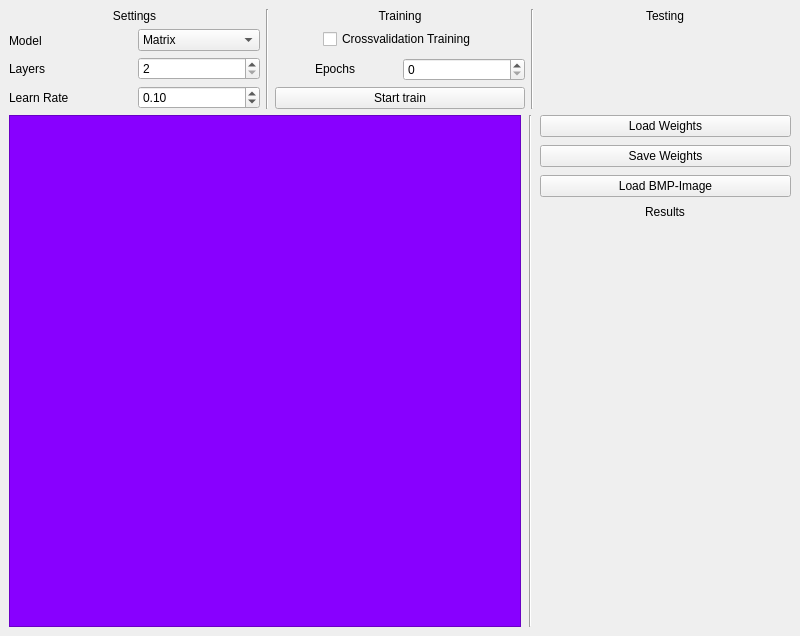
<?xml version="1.0" encoding="UTF-8"?>
<ui version="4.0">
 <class>LetterRecogniserWindow</class>
 <widget class="QMainWindow" name="LetterRecogniserWindow">
  <property name="geometry">
   <rect>
    <x>0</x>
    <y>0</y>
    <width>800</width>
    <height>600</height>
   </rect>
  </property>
  <property name="windowTitle">
   <string>LetterRecogniserWindow</string>
  </property>
  <widget class="QWidget" name="centralwidget">
   <layout class="QVBoxLayout" name="verticalLayout_9">
    <item>
     <layout class="QVBoxLayout" name="verticalLayout" stretch="0,1">
      <item>
       <layout class="QHBoxLayout" name="horizontalLayout_5">
        <item>
         <layout class="QVBoxLayout" name="verticalLayout_7" stretch="0,1">
          <item alignment="Qt::AlignTop">
           <widget class="QLabel" name="label_4">
            <property name="sizePolicy">
             <sizepolicy hsizetype="Minimum" vsizetype="Minimum">
              <horstretch>0</horstretch>
              <verstretch>0</verstretch>
             </sizepolicy>
            </property>
            <property name="text">
             <string>Settings</string>
            </property>
            <property name="alignment">
             <set>Qt::AlignCenter</set>
            </property>
           </widget>
          </item>
          <item>
           <layout class="QHBoxLayout" name="horizontalLayout_7">
            <item>
             <layout class="QVBoxLayout" name="verticalLayout_6">
              <item>
               <widget class="QLabel" name="label">
                <property name="text">
                 <string>Model</string>
                </property>
                <property name="scaledContents">
                 <bool>false</bool>
                </property>
                <property name="alignment">
                 <set>Qt::AlignLeading|Qt::AlignLeft|Qt::AlignVCenter</set>
                </property>
                <property name="wordWrap">
                 <bool>false</bool>
                </property>
               </widget>
              </item>
              <item>
               <widget class="QLabel" name="label_2">
                <property name="text">
                 <string>Layers</string>
                </property>
                <property name="alignment">
                 <set>Qt::AlignLeading|Qt::AlignLeft|Qt::AlignVCenter</set>
                </property>
               </widget>
              </item>
              <item>
               <widget class="QLabel" name="label_3">
                <property name="text">
                 <string>Learn Rate</string>
                </property>
                <property name="alignment">
                 <set>Qt::AlignLeading|Qt::AlignLeft|Qt::AlignVCenter</set>
                </property>
               </widget>
              </item>
             </layout>
            </item>
            <item>
             <layout class="QVBoxLayout" name="verticalLayout_2">
              <item alignment="Qt::AlignVCenter">
               <widget class="QComboBox" name="comboBox">
                <item>
                 <property name="text">
                  <string>Matrix</string>
                 </property>
                </item>
                <item>
                 <property name="text">
                  <string>Graph</string>
                 </property>
                </item>
               </widget>
              </item>
              <item>
               <widget class="QSpinBox" name="spinBox">
                <property name="minimum">
                 <number>2</number>
                </property>
                <property name="maximum">
                 <number>5</number>
                </property>
               </widget>
              </item>
              <item>
               <widget class="QDoubleSpinBox" name="doubleSpinBox">
                <property name="maximum">
                 <double>2.000000000000000</double>
                </property>
                <property name="singleStep">
                 <double>0.010000000000000</double>
                </property>
                <property name="value">
                 <double>0.100000000000000</double>
                </property>
               </widget>
              </item>
             </layout>
            </item>
           </layout>
          </item>
         </layout>
        </item>
        <item>
         <widget class="Line" name="line">
          <property name="orientation">
           <enum>Qt::Vertical</enum>
          </property>
         </widget>
        </item>
        <item>
         <layout class="QVBoxLayout" name="verticalLayout_8" stretch="0,1">
          <item alignment="Qt::AlignTop">
           <widget class="QLabel" name="label_5">
            <property name="sizePolicy">
             <sizepolicy hsizetype="Minimum" vsizetype="Minimum">
              <horstretch>0</horstretch>
              <verstretch>0</verstretch>
             </sizepolicy>
            </property>
            <property name="text">
             <string>Training</string>
            </property>
            <property name="alignment">
             <set>Qt::AlignCenter</set>
            </property>
           </widget>
          </item>
          <item>
           <layout class="QVBoxLayout" name="verticalLayout_10">
            <item alignment="Qt::AlignHCenter|Qt::AlignTop">
             <widget class="QCheckBox" name="checkBox">
              <property name="styleSheet">
               <string notr="true"/>
              </property>
              <property name="text">
               <string>Crossvalidation Training</string>
              </property>
             </widget>
            </item>
            <item>
             <layout class="QHBoxLayout" name="horizontalLayout_6" stretch="0,0">
              <item alignment="Qt::AlignHCenter|Qt::AlignVCenter">
               <widget class="QLabel" name="label_6">
                <property name="text">
                 <string>Epochs</string>
                </property>
               </widget>
              </item>
              <item alignment="Qt::AlignTop">
               <widget class="QSpinBox" name="spinBox_2"/>
              </item>
             </layout>
            </item>
            <item>
             <widget class="QPushButton" name="pushButton">
              <property name="text">
               <string>Start train</string>
              </property>
             </widget>
            </item>
           </layout>
          </item>
         </layout>
        </item>
        <item>
         <widget class="Line" name="line_2">
          <property name="orientation">
           <enum>Qt::Vertical</enum>
          </property>
         </widget>
        </item>
        <item>
         <layout class="QVBoxLayout" name="verticalLayout_3">
          <item alignment="Qt::AlignHCenter|Qt::AlignTop">
           <widget class="QLabel" name="label_7">
            <property name="text">
             <string>Testing</string>
            </property>
           </widget>
          </item>
         </layout>
        </item>
       </layout>
      </item>
      <item>
       <layout class="QHBoxLayout" name="horizontalLayout" stretch="0,0,0">
        <property name="spacing">
         <number>8</number>
        </property>
        <item>
         <widget class="QFrame" name="frame">
          <property name="minimumSize">
           <size>
            <width>512</width>
            <height>512</height>
           </size>
          </property>
          <property name="maximumSize">
           <size>
            <width>512</width>
            <height>512</height>
           </size>
          </property>
          <property name="autoFillBackground">
           <bool>false</bool>
          </property>
          <property name="styleSheet">
           <string notr="true">QFrame { background-color: rgb(136, 0, 255); }</string>
          </property>
          <property name="frameShape">
           <enum>QFrame::StyledPanel</enum>
          </property>
          <property name="frameShadow">
           <enum>QFrame::Raised</enum>
          </property>
          <property name="lineWidth">
           <number>4</number>
          </property>
         </widget>
        </item>
        <item>
         <widget class="Line" name="line_3">
          <property name="orientation">
           <enum>Qt::Vertical</enum>
          </property>
         </widget>
        </item>
        <item>
         <layout class="QVBoxLayout" name="verticalLayout_4" stretch="0,1">
          <item>
           <layout class="QVBoxLayout" name="verticalLayout_11" stretch="0,0,0">
            <item alignment="Qt::AlignTop">
             <widget class="QPushButton" name="pushButton_3">
              <property name="text">
               <string>Load Weights</string>
              </property>
             </widget>
            </item>
            <item alignment="Qt::AlignTop">
             <widget class="QPushButton" name="pushButton_2">
              <property name="text">
               <string>Save Weights</string>
              </property>
             </widget>
            </item>
            <item alignment="Qt::AlignTop">
             <widget class="QPushButton" name="pushButton_4">
              <property name="text">
               <string>Load BMP-Image</string>
              </property>
             </widget>
            </item>
           </layout>
          </item>
          <item alignment="Qt::AlignHCenter|Qt::AlignTop">
           <widget class="QLabel" name="label_8">
            <property name="text">
             <string>Results</string>
            </property>
           </widget>
          </item>
         </layout>
        </item>
       </layout>
      </item>
     </layout>
    </item>
   </layout>
  </widget>
 </widget>
 <resources/>
 <connections/>
</ui>
